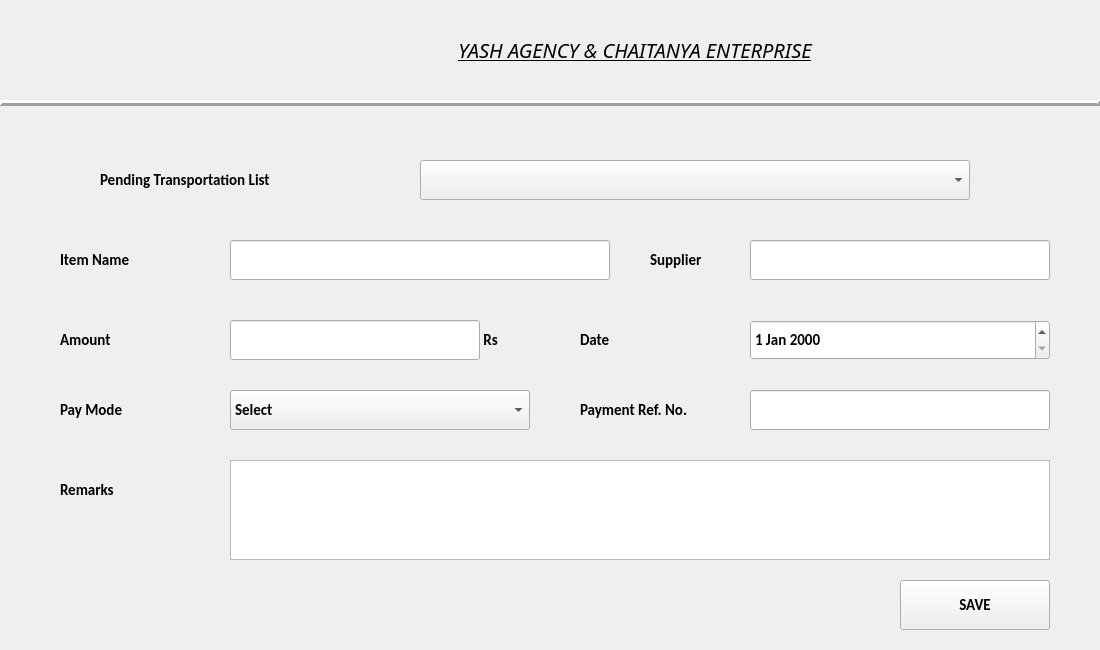
<?xml version="1.0" encoding="UTF-8"?>
<ui version="4.0">
 <class>Form</class>
 <widget class="QWidget" name="Form">
  <property name="geometry">
   <rect>
    <x>0</x>
    <y>0</y>
    <width>1100</width>
    <height>650</height>
   </rect>
  </property>
  <property name="font">
   <font>
    <family>Calibri</family>
    <pointsize>11</pointsize>
    <weight>75</weight>
    <bold>true</bold>
   </font>
  </property>
  <property name="windowTitle">
   <string>Transportation</string>
  </property>
  <widget class="Line" name="line_2">
   <property name="geometry">
    <rect>
     <x>0</x>
     <y>95</y>
     <width>1100</width>
     <height>16</height>
    </rect>
   </property>
   <property name="frameShadow">
    <enum>QFrame::Raised</enum>
   </property>
   <property name="lineWidth">
    <number>3</number>
   </property>
   <property name="orientation">
    <enum>Qt::Horizontal</enum>
   </property>
  </widget>
  <widget class="QLabel" name="Y_2">
   <property name="geometry">
    <rect>
     <x>0</x>
     <y>0</y>
     <width>180</width>
     <height>100</height>
    </rect>
   </property>
   <property name="text">
    <string/>
   </property>
   <property name="pixmap">
    <pixmap>D:/yash logo.jpeg</pixmap>
   </property>
   <property name="scaledContents">
    <bool>true</bool>
   </property>
  </widget>
  <widget class="QLabel" name="label_2">
   <property name="geometry">
    <rect>
     <x>270</x>
     <y>10</y>
     <width>730</width>
     <height>80</height>
    </rect>
   </property>
   <property name="font">
    <font>
     <family>News701 BT</family>
     <pointsize>15</pointsize>
     <weight>50</weight>
     <italic>true</italic>
     <bold>false</bold>
     <underline>true</underline>
    </font>
   </property>
   <property name="text">
    <string>YASH AGENCY &amp; CHAITANYA ENTERPRISE</string>
   </property>
   <property name="scaledContents">
    <bool>true</bool>
   </property>
   <property name="alignment">
    <set>Qt::AlignCenter</set>
   </property>
   <property name="wordWrap">
    <bool>false</bool>
   </property>
  </widget>
  <widget class="QDateEdit" name="dateEdit">
   <property name="geometry">
    <rect>
     <x>750</x>
     <y>320</y>
     <width>300</width>
     <height>40</height>
    </rect>
   </property>
  </widget>
  <widget class="QLabel" name="label_5">
   <property name="geometry">
    <rect>
     <x>100</x>
     <y>160</y>
     <width>260</width>
     <height>40</height>
    </rect>
   </property>
   <property name="text">
    <string>Pending Transportation List</string>
   </property>
  </widget>
  <widget class="QLabel" name="label_10">
   <property name="geometry">
    <rect>
     <x>60</x>
     <y>390</y>
     <width>150</width>
     <height>40</height>
    </rect>
   </property>
   <property name="text">
    <string>Pay Mode</string>
   </property>
  </widget>
  <widget class="QLineEdit" name="refId_Edit">
   <property name="geometry">
    <rect>
     <x>750</x>
     <y>390</y>
     <width>300</width>
     <height>40</height>
    </rect>
   </property>
   <property name="text">
    <string/>
   </property>
  </widget>
  <widget class="QLabel" name="label_8">
   <property name="geometry">
    <rect>
     <x>60</x>
     <y>240</y>
     <width>150</width>
     <height>40</height>
    </rect>
   </property>
   <property name="text">
    <string>Item Name</string>
   </property>
  </widget>
  <widget class="QTextEdit" name="remarks_Edit">
   <property name="geometry">
    <rect>
     <x>230</x>
     <y>460</y>
     <width>820</width>
     <height>100</height>
    </rect>
   </property>
  </widget>
  <widget class="QLabel" name="label_3">
   <property name="geometry">
    <rect>
     <x>60</x>
     <y>470</y>
     <width>150</width>
     <height>40</height>
    </rect>
   </property>
   <property name="text">
    <string>Remarks</string>
   </property>
  </widget>
  <widget class="QComboBox" name="payMode_ComboBox">
   <property name="geometry">
    <rect>
     <x>230</x>
     <y>390</y>
     <width>300</width>
     <height>40</height>
    </rect>
   </property>
   <item>
    <property name="text">
     <string>Select</string>
    </property>
   </item>
   <item>
    <property name="text">
     <string>Cash</string>
    </property>
   </item>
   <item>
    <property name="text">
     <string>Cheque</string>
    </property>
   </item>
   <item>
    <property name="text">
     <string>Online Payment</string>
    </property>
   </item>
   <item>
    <property name="text">
     <string>Bank Transfer</string>
    </property>
   </item>
  </widget>
  <widget class="QLabel" name="label_9">
   <property name="geometry">
    <rect>
     <x>650</x>
     <y>240</y>
     <width>100</width>
     <height>40</height>
    </rect>
   </property>
   <property name="text">
    <string>Supplier</string>
   </property>
  </widget>
  <widget class="QLineEdit" name="itemName_Edit">
   <property name="geometry">
    <rect>
     <x>230</x>
     <y>240</y>
     <width>380</width>
     <height>40</height>
    </rect>
   </property>
  </widget>
  <widget class="QLabel" name="label_7">
   <property name="geometry">
    <rect>
     <x>480</x>
     <y>320</y>
     <width>50</width>
     <height>40</height>
    </rect>
   </property>
   <property name="text">
    <string> Rs</string>
   </property>
  </widget>
  <widget class="QLabel" name="label_6">
   <property name="geometry">
    <rect>
     <x>60</x>
     <y>320</y>
     <width>150</width>
     <height>40</height>
    </rect>
   </property>
   <property name="text">
    <string>Amount</string>
   </property>
  </widget>
  <widget class="QComboBox" name="pendingTransport_CB">
   <property name="geometry">
    <rect>
     <x>420</x>
     <y>160</y>
     <width>550</width>
     <height>40</height>
    </rect>
   </property>
  </widget>
  <widget class="QLineEdit" name="amount_Edit">
   <property name="geometry">
    <rect>
     <x>230</x>
     <y>320</y>
     <width>250</width>
     <height>40</height>
    </rect>
   </property>
  </widget>
  <widget class="QLabel" name="label">
   <property name="geometry">
    <rect>
     <x>580</x>
     <y>320</y>
     <width>150</width>
     <height>40</height>
    </rect>
   </property>
   <property name="text">
    <string>Date</string>
   </property>
  </widget>
  <widget class="QLabel" name="label_11">
   <property name="geometry">
    <rect>
     <x>580</x>
     <y>390</y>
     <width>160</width>
     <height>40</height>
    </rect>
   </property>
   <property name="text">
    <string>Payment Ref. No.</string>
   </property>
  </widget>
  <widget class="QPushButton" name="saveButton">
   <property name="geometry">
    <rect>
     <x>900</x>
     <y>580</y>
     <width>150</width>
     <height>50</height>
    </rect>
   </property>
   <property name="text">
    <string>SAVE</string>
   </property>
  </widget>
  <widget class="QLineEdit" name="supplier_Edit">
   <property name="geometry">
    <rect>
     <x>750</x>
     <y>240</y>
     <width>300</width>
     <height>40</height>
    </rect>
   </property>
  </widget>
 </widget>
 <resources/>
 <connections/>
</ui>
